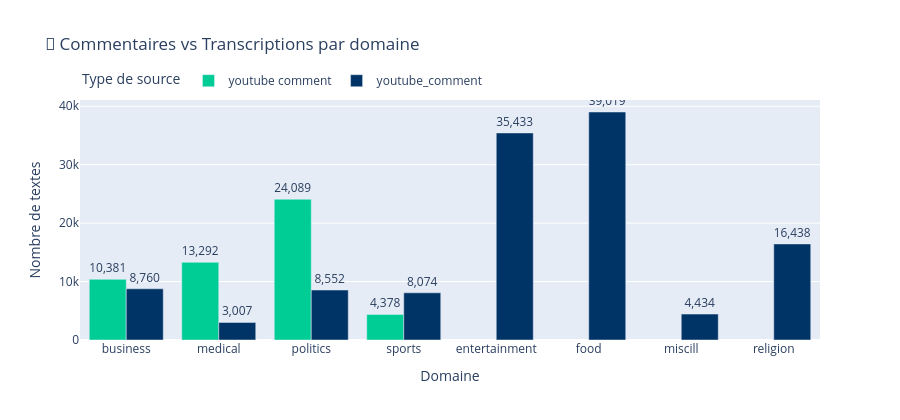

Here is the notebook cell this chart was saved with:
### Markdown cell above
---
## 📡 6. Distribution par Type de Source

### Code cell
if 'source_type' in df.columns:
    src_by_domain = df.groupby(['domain', 'source_type']).size().reset_index(name='count')

    fig = px.bar(
        src_by_domain,
        x='domain',
        y='count',
        color='source_type',
        barmode='group',
        title='📡 Commentaires vs Transcriptions par domaine',
        labels={'count': 'Nombre de textes', 'domain': 'Domaine', 'source_type': 'Type de source'},
        color_discrete_map={
            'youtube_comment':    '#003366',
            'youtube_transcript': '#00AAAA'
        },
        text_auto=True,
        height=420
    )
    fig.update_traces(
        texttemplate='%{y:,}',
        textposition='outside',
        hovertemplate='<b>%{x}</b><br>%{y:,} textes<extra></extra>'
    )
    fig.update_layout(
        paper_bgcolor='white',
        legend=dict(orientation='h', yanchor='bottom', y=1.02)
    )
    fig.show()

### Figure 1 — Plotly figure (JSON) as saved in the notebook; plotly's stock layout.template omitted (floating-point values rounded to 4 significant figures)
{"data": [{"alignmentgroup": "True", "hovertemplate": "<b>%{x}</b><br>%{y:,} textes<extra></extra>", "legendgroup": "youtube comment", "marker": {"color": "#00cc96", "pattern": {"shape": ""}}, "name": "youtube comment", "offsetgroup": "youtube comment", "orientation": "v", "showlegend": true, "textposition": "outside", "texttemplate": "%{y:,}", "type": "bar", "x": ["business", "medical", "politics", "sports"], "xaxis": "x", "y": [10381, 13292, 24089, 4378], "yaxis": "y"}, {"alignmentgroup": "True", "hovertemplate": "<b>%{x}</b><br>%{y:,} textes<extra></extra>", "legendgroup": "youtube_comment", "marker": {"color": "#003366", "pattern": {"shape": ""}}, "name": "youtube_comment", "offsetgroup": "youtube_comment", "orientation": "v", "showlegend": true, "textposition": "outside", "texttemplate": "%{y:,}", "type": "bar", "x": ["business", "entertainment", "food", "medical", "miscill", "politics", "religion", "sports"], "xaxis": "x", "y": [8760, 35433, 39019, 3007, 4434, 8552, 16438, 8074], "yaxis": "y"}], "layout": {"barmode": "group", "height": 420, "legend": {"orientation": "h", "title": {"text": "Type de source"}, "tracegroupgap": 0, "y": 1.02, "yanchor": "bottom"}, "paper_bgcolor": "white", "title": {"text": "📡 Commentaires vs Transcriptions par domaine"}, "xaxis": {"anchor": "y", "domain": [0, 1], "title": {"text": "Domaine"}}, "yaxis": {"anchor": "x", "domain": [0, 1], "title": {"text": "Nombre de textes"}}}}
